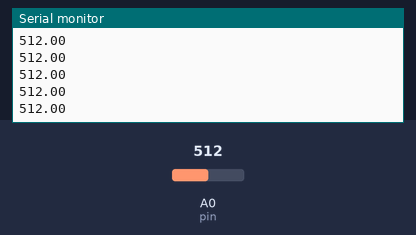
A sketch run on a simulated Arduino Uno, built with avr-gcc and run on an emulated ATmega328P. On the bench: the last lines printed to the serial monitor. The test bench sets the inputs (shaded band); at power-on: A0 (pin) = 512.

Above: at 1.2 s.
1.3 s: A0 (pin) set to 716
At 2.0 s:
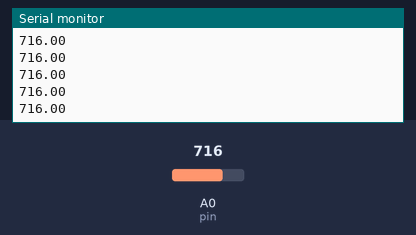
2.8 s: A0 (pin) set to 900
At 3.4 s:
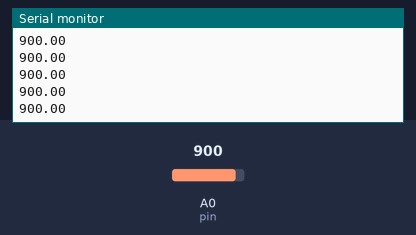
Timing chart, 0 to 5.8 s (numbered marks = the images above; inputs shaded):
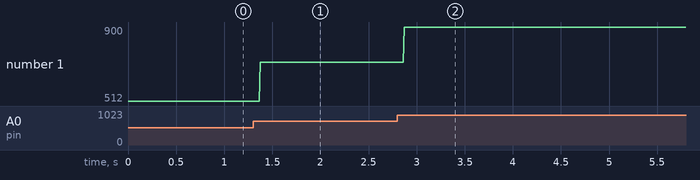

Measured:
- after the input at 1.3 s, the serial monitor: prints a new line after 0.07 s (image 1)
- after the input at 2.8 s, the serial monitor: prints a new line after 0.07 s (image 2)
- plotted number 1: 512 → 716 after the input at 1.3 s, 716 → 900 after the input at 2.8 s

The sketch:

emetteur.ino.ino
```cpp
int pin = A0;
float tension;
void setup()
{
  Serial.begin(9600);
  pinMode(pin, INPUT);
}

void loop()
{
  tension = analogRead(pin);
  Serial.println(tension);
}
```
